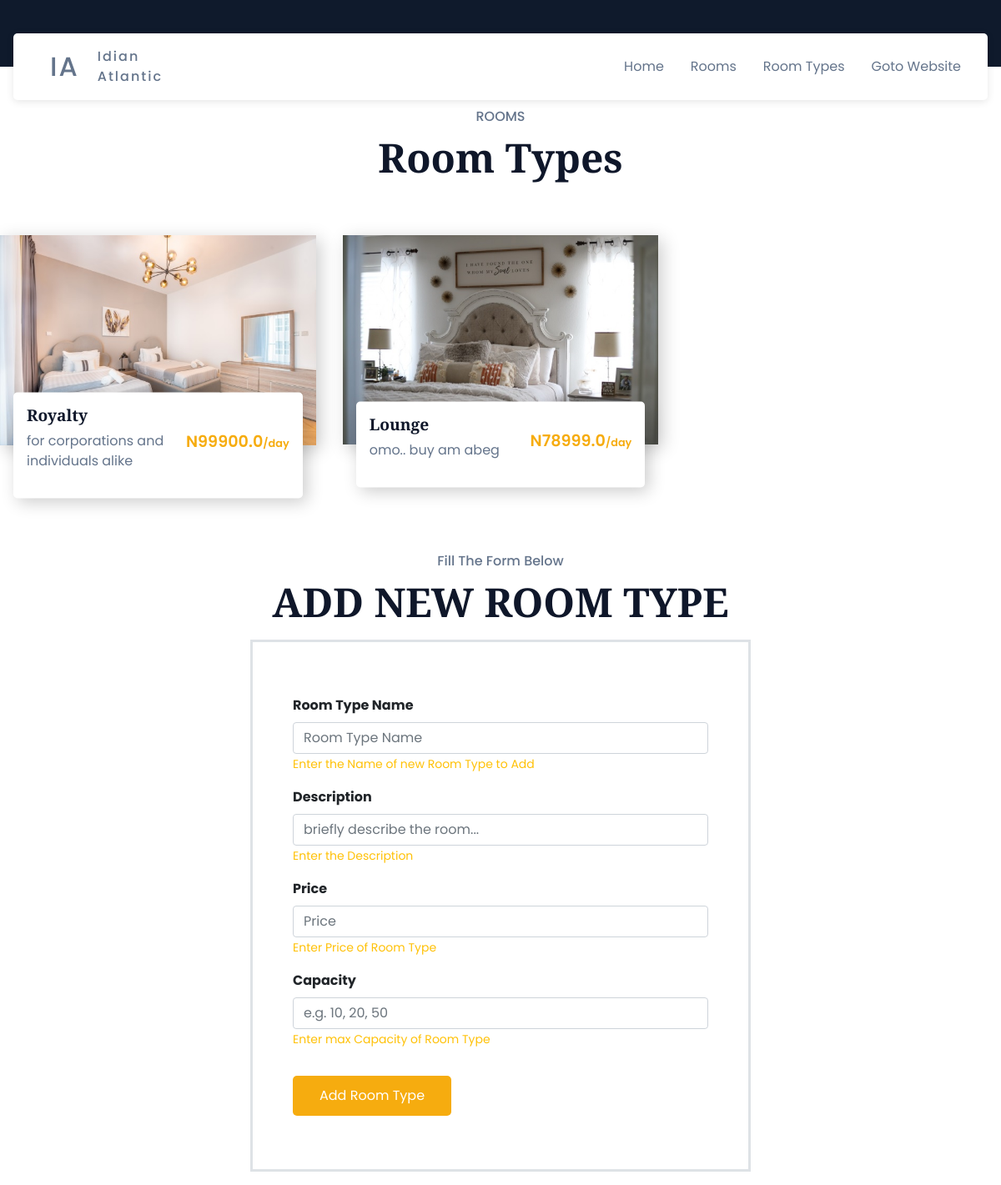
The page /admin/room-type on the database its author committed.
### db/db.py (models this page shows)
class RoomType(Base):
    __tablename__ = "room_type"
    room_type_id = Column(Integer(), primary_key=True, index=True)
    room_type_name = Column(String(), index=True)
    description = Column(String())
    price = Column(Float())
    capacity = Column(Integer())
    thumbnail_img_url = Column(String())
    rooms = relationship("Room", back_populates="room_type")

### routers/admin.py (the view)
@AdminRouter.get("/room-type", response_class=HTMLResponse)
async def new_room_type_view(request: Request, session:Session = Depends(get_db)):
    room_types = await AdminServices.get_all_room_types(session=session)
    return templates.TemplateResponse("room_types.html", {"request": request, "room_types": room_types})

### templates/room_types.html (shortened to what this page needs)
<!DOCTYPE html>
<html lang="en">
<head>
    <link rel="stylesheet" href="/static/bootstrap/css/bootstrap.min.css"/>
    <link rel="stylesheet" href="/static/styles.css">
</head>
<body>
    {% include 'components/admin_nav.html' %}
    {% if room_types %}
        <section class="room__container py-0" id="room">
            <p class="section__subheader">ROOMS</p>
            <h2 class="section__header">Room Types</h2>
            <div class="room__grid">
                {% for room_type in room_types %}
                    <div class="room__card">
                    <img src="{{room_type.thumbnail_img_url}}" alt="room" />
                    <div class="room__card__details">
                        <div>
                        <h4>{{room_type.room_type_name}}</h4>
                        <p>{{room_type.description}}</p>
                        </div>
                        <h3>N{{room_type.price}}<span>/day</span></h3>
                    </div>
                    </div>
                {% endfor %}
            </div>
        </section>
    {% endif %}
    <section class="room__container py-0" id="room">
        <p class="section__subheader">Fill The Form Below</p>
        <h2 class="section__header">ADD NEW ROOM TYPE</h2>
        <div class="my-3 w-50 p-5 mx-auto border border-3">
            <form id="add-room-type-form">
                <div class="my-3">
                    <label for="room_type_name" class="form-label border-0"><b>Room Type Name</b></label>
                    <input required name="room_type_name" type="text" id="room_type_name" class="form-control" placeholder="Room Type Name"/>
                    <small id="helpId" class="text-warning small">Enter the Name of new Room Type to Add</small>
                </div>
                <div class="my-3">
                    <label for="description" class="form-label border-0"><b>Description</b></label>
                    <input required name="description" type="text" id="description" class="form-control" placeholder="briefly describe the room..."/>
                    <small id="helpId" class="text-warning small">Enter the Description</small>
                </div>
                <div class="my-3">
                    <label for="price" class="form-label border-0"><b>Price</b></label>
                    <input required name="price" type="number" min="0" id="price" class="form-control" placeholder="Price"/>
                    <small id="helpId" class="text-warning small">Enter Price of Room Type</small>
                </div>
                <div class="my-3">
                    <label for="capacity" class="form-label border-0"><b>Capacity</b></label>
                    <input name="capacity" type="number" min="0" id="capacity" class="form-control" placeholder="e.g. 10, 20, 50"/>
                    <small id="helpId" class="text-warning small">Enter max Capacity of Room Type</small>
                </div>
                <button type="submit" id="submit-btn-add-room-type" class="btn btn-primary my-3">Add Room Type</button>
            </form>
        </div>
    </section>
</body>
</html>

### static/styles.css (style rules this page uses)
:root { --primary-color: #0f1a2c; --secondary-color: #f6ac0f; --text-dark: #0f172a; --text-light: #64748b; --extra-light: #f8fafc; --white: #ffffff; --max-width: 1200px; --header-font: "Playfair Display", serif; }
* { padding: 0; margin: 0; box-sizing: border-box; }
.section__subheader { margin-bottom: 0.5rem; font-size: 1rem; font-weight: 500; color: var(--text-light); }
.section__header { font-size: 3rem; font-weight: 800; font-family: var(--header-font); color: var(--text-dark); }
.btn { padding: 0.75rem 2rem; font-size: 1rem; color: var(--white); background-color: var(--secondary-color); outline: none; border: none; border-radius: 5px; cursor: pointer; }
img, video { width: 100%; display: flex; }
html, body { scroll-behavior: smooth; }
body { font-family: "Poppins", sans-serif; }
.room__container { padding-block: 5rem; }
.room__container :is(.section__subheader, .section__header) { padding-inline: 1rem; text-align: center; }
.room__grid { max-width: 1500px; margin-inline: auto; margin-top: 4rem; display: grid; gap: 0 1rem; }
.room__card img { box-shadow: 5px 5px 20px rgba(0, 0, 0, 0.2); }
.room__card__details { margin-inline: 1rem; padding: 1rem; display: flex; align-items: center; justify-content: space-between; gap: 1rem; background-color: var(--white); transform: translateY(-50%); border-radius: 5px; box-shadow: 5px 5px 20px rgba(0, 0, 0, 0.2); }
.room__card__details h4 { margin-bottom: 0.5rem; font-size: 1.2rem; font-weight: 800; font-family: var(--header-font); color: var(--text-dark); }
.room__card__details p { color: var(--text-light); }
.room__card__details h3 { font-size: 1.2rem; font-weight: 600; color: var(--secondary-color); }
.room__card__details h3 span { font-size: 0.8rem; }
@media (width > 768px) { .room__grid { grid-template-columns: repeat(2, 1fr); } }
@media (width > 1024px) { .room__grid { grid-template-columns: repeat(3, 1fr); gap: 2rem; } }

### rows shown on the page
RoomType: thumbnail_img_url (picture), room_type_name "Royalty", description "for corporations and individuals alike", price "99900.0"
RoomType: thumbnail_img_url (picture), room_type_name "Lounge", description "omo.. buy am abeg", price "78999.0"
